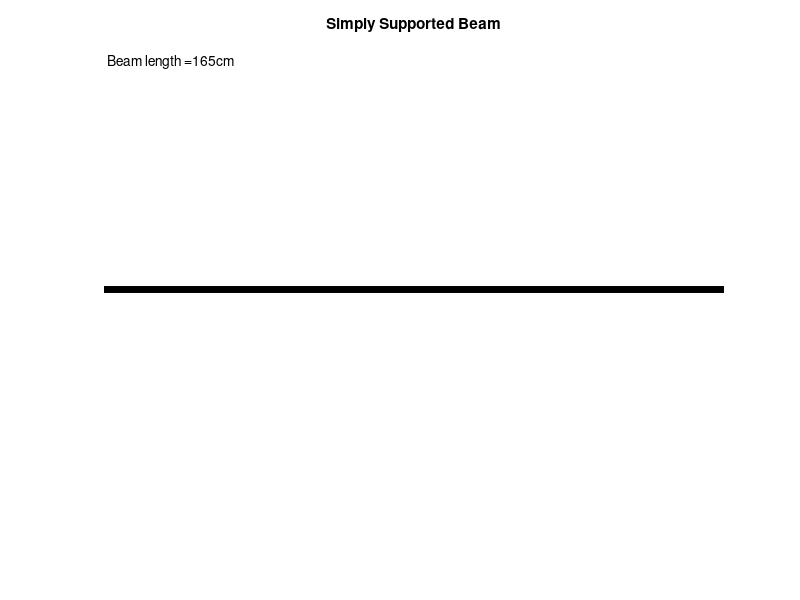

Here is the MATLAB script that generated this plot: (Note: this script raises an error after producing the figure.)
l = randi([20,200]); %l represents the length of the beam in cm. This generates a beam of random integer length between 20 and 200 cm.

%plotting the beam
Y1=0;
Y2=0;
X1=0;
X2=l;

a = plot([X1,X2],[Y1,Y2],'Color','black','linewidth',5);

hold on

axis([0 l -1.5 1.5])

axis off

title('Simply Supported Beam')

%indicating the length of the beam on the plot

L='Beam length = ';

unit='cm';

l_unit=strcat(L,num2str(l),unit);

text(1,1.4,l_unit)

%Plotting supports, R1 and R2

arrow([0,-0.75],[0,0])

text(0,-0.85,'R1')

arrow([l,-0.75],[l,0])

text(l,-0.85,'R2')

%Plotting distributed loads
 
%plotting load #1
Y1 = 0.12;
Y2 = 0.12;

X1 = randi([0,round(l/4)]); 
X2 = randi([round(X1+(l/10)),round(l/2)]); 

plot([X1,X2],[Y1,Y2],'linewidth',15,'Color','red')
axis([0 l -1.5 1.5])

%plotting load #2

X3 = randi([X2,round(3*l/4)]); 
X4 = randi([round(X3+(l/10)),round(14*l/15)]);

plot([X3,X4],[Y1,Y2],'linewidth',15,'Color','red')

hold on

%adding weight values
%Chose masses in kgs - can change depending on what is needed.
%Masses in lbs instead?
%Force or weight instead of mass?
l1 = X2-X1;

if l1<50
    m = randi([1,15]);
elseif (50<=l1)&&(l1<100)
        m = randi([10,25]);
elseif (100<=l1)&&(l1<150)
    m = randi([15,30]);
else m = randi([20,30]);
end

l2 = X4-X3;

if l2<50
    m2 = randi([1,15]);
elseif (50<=l2)&&(l2<100)
        m2 = randi([10,25]);
elseif (100<=l2)&&(l2<150)
    m2 = randi([15,30]);
else m2 = randi([20,30]);
end

%Showing the masses on the figure

Unit = 'kg';
m_Unit = strcat(num2str(m),Unit);
m2_Unit = strcat(num2str(m2),Unit);

%Showing m
mid = (l1/2)+X1;
if l<=45
    text(mid-0.8,0.12,m_Unit);
elseif (l>45)&&(l<=90)
    text(mid-1.5,0.12,m_Unit);
elseif (l>90)&&(l<=160)
    text(mid-2.5,0.12,m_Unit);
else
    text(mid-3,0.12,m_Unit);
end

%Showing m2
mid2 = (l2/2)+X3;
if l2<=45
    text(mid2-0.8,0.12,m2_Unit);
elseif (l2>45)&&(l2<=90)
    text(mid2-1.5,0.12,m2_Unit);
elseif (l2>90)&&(l2<=160)
    text(mid2-2.5,0.12,m2_Unit);
else
    text(mid2-3,0.12,m2_Unit);
end
    
%Indicating the positions of loads

%Load #1

arrow([X1,0.5],[X1,0.2]);
arrow([X2,0.5],[X2,0.2]);

X1_label = strcat(num2str(X1),unit);
X2_label = strcat(num2str(X2),unit);

if l<=45
    text(X1-0.8,0.55,X1_label);
    text(X2-0.8,0.55,X2_label);
elseif (l>45)&&(l<=90)
    text(X1-1.5,0.55,X1_label);
    text(X2-1.5,0.55,X2_label);
elseif (l>90)&&(l<=160)
    text(X1-2.5,0.55,X1_label);
    text(X2-2.5,0.55,X2_label);
else
    text(X1-3,0.55,X1_label);
    text(X2-3,0.55,X2_label);
end

%Load #2

arrow([X3,-0.3],[X3,0]);
arrow([X4,-0.3],[X4,0]);

X3_label = strcat(num2str(X3),unit);
X4_label = strcat(num2str(X4),unit);

if l<=45
    text(X3-0.8,-0.35,X3_label);
    text(X4-0.8,-0.35,X4_label);
elseif (l>45)&&(l<=90)
    text(X3-1.5,-0.35,X3_label);
    text(X4-1.5,-0.35,X4_label);
elseif (l>90)&&(l<=160)
    text(X3-2.5,-0.35,X3_label);
    text(X4-2.5,-0.35,X4_label);
else
    text(X3-3,-0.35,X3_label);
    text(X4-3,-0.35,X4_label);
end

%Plotting position A

text(-5,0.1,'A')

%This marks the end of the plotting process for this question. [Hopefully
%we an use this in a GUI]

saveas(a,'4_beamplot.png','png')